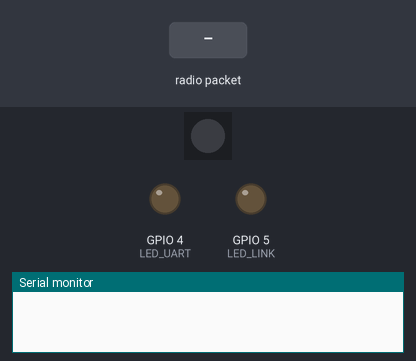
A sketch run on a simulated ESP32-S3. Parts: 1 RGB LEDs in strip order, left to right, output pins drawn as LEDs (lit = HIGH), the last lines printed to the serial monitor. Dashed ring = blinking. The test bench sets the inputs (shaded band). Dim RGB values are drawn brighter than linear; the modem accepts every AT command (registered, SIM ready, sends succeed) and sends nothing else.

Above: at 0.0 s.
At 3.1 s:
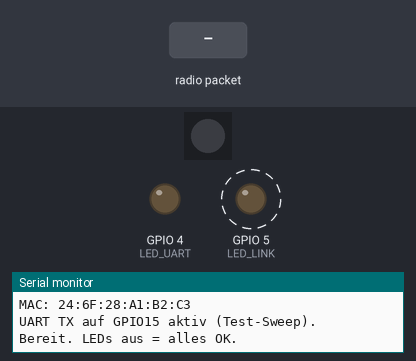
3.2 s: radio packet "1" arrives
At 3.9 s:
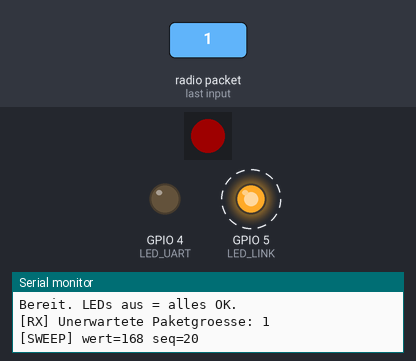
Timing chart, 0 to 12.2 s (numbered marks = the images above; inputs shaded):
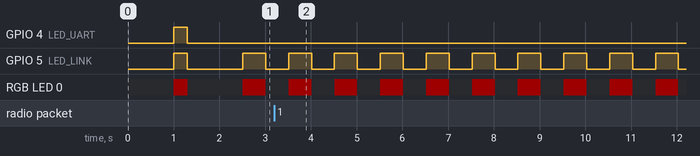

The sketch:

esp32_receiver.ino
```cpp
#include <WiFi.h>
#include <esp_now.h>
#include <esp_wifi.h>
#include <Adafruit_NeoPixel.h>

#include "uart_frame.h"
#include "test_sweep.h"

// Receiver: IMU-Pakete empfangen und validieren
// Prueft: Protokollversion, Pruefsumme, Frame-Frische
//
// LED-Debugging (invertiert: aus = OK, blinken = Problem):
//   GPIO4  Gruen  — blinkt wenn UART-Problem (spaeter)
//   GPIO5  Blau   — blinkt wenn ESP-NOW Timeout
//   GPIO48 RGB    — rot blinkend bei FAULT (Pruefsumme, Version)

#define PROTOKOLL_VERSION 4
#define ANZAHL_SENSOREN   3

#define LED_UART          4   // Gruen — UART-Problem
#define LED_LINK          5   // Blau  — ESP-NOW Timeout
#define RGB_PIN          48   // Interne RGB-LED
#define RGB_ANZAHL        1

#define EMPFANGS_TIMEOUT  2000  // ms ohne Paket = Verbindung verloren

// Flags-Bitfeld (ImuPaket v4)
#define FLAG_NOTAUS       (1 << 0)   // Bit 0: Notaus aktiv

Adafruit_NeoPixel rgb(RGB_ANZAHL, RGB_PIN, NEO_GRB + NEO_KHZ800);

typedef struct {
    float heading;
    float roll;
    float pitch;
} SensorDaten;

typedef struct {
    uint8_t sys;
    uint8_t gyro;
    uint8_t accel;
    uint8_t mag;
} KalibStatus;

typedef struct __attribute__((packed)) {
    uint32_t    zaehler;
    SensorDaten sensoren[ANZAHL_SENSOREN];
    KalibStatus kalib[ANZAHL_SENSOREN];
    float       flex_prozent;
    uint8_t     flags;               // Bitfeld: Bit 0 = Notaus
    uint8_t     protokoll_version;   // 4
    uint8_t     pruefsumme;
} ImuPaket;

static uint32_t letzter_zaehler = UINT32_MAX;
static unsigned long letzter_empfang_ms = 1;  // >0 damit Timeout ab Boot greift
static bool fehler_flag = false;
static bool notaus_empfangen = false;

uint8_t pruefsumme_berechnen(const ImuPaket* paket) {
    const uint8_t* bytes = (const uint8_t*)paket;
    uint8_t summe = 0;
    for (size_t i = 0; i < sizeof(ImuPaket) - 1; i++) {
        summe ^= bytes[i];
    }
    return summe;
}

void beiEmpfang(const esp_now_recv_info_t* empfangs_info, const uint8_t* daten, int laenge) {
    if (laenge != sizeof(ImuPaket)) {
        Serial.printf("[RX] Unerwartete Paketgroesse: %d\n", laenge);
        fehler_flag = true;
        return;
    }

    ImuPaket paket;
    memcpy(&paket, daten, sizeof(paket));

    if (paket.protokoll_version != PROTOKOLL_VERSION) {
        Serial.printf("[RX] Unbekannte Protokollversion: %d\n", paket.protokoll_version);
        fehler_flag = true;
        return;
    }

    if (paket.pruefsumme != pruefsumme_berechnen(&paket)) {
        Serial.printf("[RX] Pruefsumme ungueltig: #%lu\n", paket.zaehler);
        fehler_flag = true;
        return;
    }

    if (paket.zaehler <= letzter_zaehler && letzter_zaehler != UINT32_MAX) {
        Serial.printf("[RX] Veraltetes Frame verworfen: #%lu\n", paket.zaehler);
        return;
    }
    letzter_zaehler = paket.zaehler;
    letzter_empfang_ms = millis();
    fehler_flag = false;

    // Notaus-Flag auswerten
    bool neuer_notaus = (paket.flags & FLAG_NOTAUS) != 0;
    if (neuer_notaus != notaus_empfangen) {
        notaus_empfangen = neuer_notaus;
        if (notaus_empfangen) {
            Serial.println("[NOTAUS] *** NOTAUS vom Controller empfangen — Bewegung gesperrt ***");
        } else {
            Serial.println("[NOTAUS] Controller-Notaus aufgehoben — Betrieb freigegeben");
        }
    }

    Serial.printf("#%lu", paket.zaehler);
    if (notaus_empfangen) Serial.print(" [NOTAUS]");
    Serial.println();
    for (uint8_t i = 0; i < ANZAHL_SENSOREN; i++) {
        Serial.printf("  S%d | H:%6.1f  R:%6.1f  P:%6.1f  [S%d G%d A%d M%d]\n", i,
            paket.sensoren[i].heading,
            paket.sensoren[i].roll,
            paket.sensoren[i].pitch,
            paket.kalib[i].sys, paket.kalib[i].gyro,
            paket.kalib[i].accel, paket.kalib[i].mag);
    }
    Serial.printf("  Flex: %5.1f%%\n", paket.flex_prozent);
}

void leds_init() {
    pinMode(LED_LINK, OUTPUT);
    pinMode(LED_UART, OUTPUT);
    digitalWrite(LED_LINK, LOW);
    digitalWrite(LED_UART, LOW);

    rgb.begin();
    rgb.setBrightness(30);
    rgb.clear();
    rgb.show();

    // Starttest: alle LEDs kurz an
    digitalWrite(LED_LINK, HIGH);
    digitalWrite(LED_UART, HIGH);
    rgb.setPixelColor(0, rgb.Color(255, 0, 0));
    rgb.show();
    delay(300);
    digitalWrite(LED_LINK, LOW);
    digitalWrite(LED_UART, LOW);
    rgb.clear();
    rgb.show();
}

void setup() {
    Serial.begin(115200);
    delay(1000);

    leds_init();

    WiFi.mode(WIFI_STA);
    WiFi.disconnect();
    // Kanal 1 = Router-Kanal, muss gleich sein wie Controller und Bridge
    esp_wifi_set_channel(1, WIFI_SECOND_CHAN_NONE);

    Serial.println("=== Receiver: IMU-Daten (Kanal 1) ===");
    Serial.printf("MAC: %s\n", WiFi.macAddress().c_str());

    if (esp_now_init() != ESP_OK) {
        Serial.println("FEHLER: ESP-NOW init");
        return;
    }

    esp_now_register_recv_cb(beiEmpfang);

    // UART-Ausgabe an Arduino (GPIO15 TX)
    uart_frame_init();
    Serial.println("UART TX auf GPIO15 aktiv (Test-Sweep).");
    Serial.println("Bereit. LEDs aus = alles OK.");
}

void loop() {
    unsigned long jetzt = millis();
    bool blink = (jetzt / 500) % 2;  // 1Hz Blinktakt

    // ESP-NOW Timeout: Blau blinkt
    bool espnow_timeout = (letzter_empfang_ms > 0 && (jetzt - letzter_empfang_ms) > EMPFANGS_TIMEOUT);
    // Zaehler-Reset bei Timeout: Controller-Neustart akzeptieren
    if (espnow_timeout) letzter_zaehler = UINT32_MAX;
    digitalWrite(LED_LINK, (espnow_timeout && blink) ? HIGH : LOW);

    // FAULT/NOTAUS: RGB-Anzeige
    // Notaus = orange blinkend (hoechste Prio), Fehler = rot blinkend, OK = aus
    if (notaus_empfangen) {
        rgb.setPixelColor(0, blink ? rgb.Color(255, 80, 0) : rgb.Color(0, 0, 0));
    } else if (fehler_flag || espnow_timeout) {
        rgb.setPixelColor(0, blink ? rgb.Color(255, 0, 0) : rgb.Color(0, 0, 0));
    } else {
        rgb.clear();
    }
    rgb.show();

    // UART Test-Sweep an Arduino senden
    test_sweep_update();

    delay(100);
}
```

test_sweep.h
```cpp
#ifndef TEST_SWEEP_H
#define TEST_SWEEP_H

// =============================================================================
// Test-Sweep-Generator — UART-Kettentest ESP32 Receiver → Arduino
// =============================================================================
//
// Erzeugt ein Pendel-Signal das ueber uart_frame_senden() an den Arduino gesendet
// wird. Dient ausschliesslich zum Testen der UART-Kette — unabhaengig von ESP-NOW
// und IMU-Daten.
//
// Aktuell bewegen sich: Gripper + Handgelenk (synchron).
// Alle anderen Achsen stehen auf SWEEP_NEUTRAL (Mittelposition).
//
// Um weitere Achsen zu testen, den entsprechenden SWEEP_NEUTRAL im
// uart_frame_senden()-Aufruf durch 'wert' ersetzen.
// Argumente-Reihenfolge: Basis, Schulter, Ellbogen, Handgelenk, Greifer.
//
// Siehe: firmware/SERVO_UART_DESIGNENTSCHEIDUNGEN.md (Abschnitte 5, 6)
// =============================================================================

#include "uart_frame.h"

// Mittelposition im 0-255 Byte-Raum.
// WICHTIG: Mappt auf die Servo-Mittelwerte (MIN+MAX)/2 im Arduino-Sketch.
// Wenn dieser Wert geaendert wird, muessen die Startwerte im Arduino-Sketch
// (ziel[] Array und neutral_setzen()) ebenfalls angepasst werden!
// Siehe: firmware/SERVO_UART_DESIGNENTSCHEIDUNGEN.md Abschnitt 5
#define SWEEP_NEUTRAL    128

// Voller Bereich: 128 ± 127 = Werte von 1 bis 255.
// Fuer kleinere Testbewegungen reduzieren (z.B. 13 fuer ~5% Bereich).
// ACHTUNG bei Amplitude > 127: sweep_offset muss int16_t sein (nicht int8_t)!
// Siehe: firmware/SERVO_UART_DESIGNENTSCHEIDUNGEN.md Abschnitt 6 (int8_t Bug)
#define SWEEP_AMPLITUDE  127

// 20 Hz Frame-Rate. Muss hoch genug sein damit der Arduino bei seinem
// 60% Listen-Duty-Cycle (150ms von 250ms Zyklus) genuegend Frames empfaengt.
// Bei zu niedriger Rate: ruckelige Bewegung weil Frames verpasst werden.
#define SWEEP_INTERVALL  50

// Winkel-Inkrement pro Frame. Hoeher = schnellere Bewegung.
// Bei Schritt 2 und 20 Hz: voller Sweep in ~6.3 Sekunden (127/2 * 50ms * 2).
#define SWEEP_SCHRITT    2

// MUSS int16_t sein — NICHT int8_t!
// int8_t kann nur -128..127 halten. Bei Amplitude 127 + Schritt 2 tritt
// Overflow auf (126+2=128 → -128 als int8_t), was zu einem schlagartigen
// Sprung der Servo-Position fuehrt.
// Siehe: firmware/SERVO_UART_DESIGNENTSCHEIDUNGEN.md Abschnitt 6
static int16_t sweep_offset = 0;
static int16_t sweep_richtung = 1;
static unsigned long sweep_letztes_ms = 0;

static void test_sweep_update() {
    unsigned long jetzt = millis();
    if (jetzt - sweep_letztes_ms < SWEEP_INTERVALL) return;
    sweep_letztes_ms = jetzt;

    // Offset erhoehen/verringern und an den Grenzen die Richtung umkehren
    sweep_offset += sweep_richtung * SWEEP_SCHRITT;
    if (sweep_offset >= SWEEP_AMPLITUDE) sweep_richtung = -1;
    if (sweep_offset <= -SWEEP_AMPLITUDE) sweep_richtung = 1;

    // Aktueller Wert: Neutral + Offset (ergibt 1..255 bei vollem Bereich)
    uint8_t wert = SWEEP_NEUTRAL + sweep_offset;

    // Frame senden: Gripper + Handgelenk bewegen sich, Rest auf Neutral.
    // Argumente: flags, basis, schulter, ellbogen, handgelenk, greifer
    // Um eine andere Achse zu testen: SWEEP_NEUTRAL durch 'wert' ersetzen.
    uart_frame_senden(FRAME_FLAG_VALID, SWEEP_NEUTRAL, SWEEP_NEUTRAL, SWEEP_NEUTRAL, wert, wert);

    // Debug-Ausgabe alle 20 Frames (~1x pro Sekunde bei 20Hz)
    if (uart_sequenz % 20 == 0) {
        Serial.printf("[SWEEP] wert=%d seq=%d\n", wert, uart_sequenz);
    }
}

#endif
```

uart_frame.h
```cpp
#ifndef UART_FRAME_H
#define UART_FRAME_H

// =============================================================================
// UART Frame V1 — Abstraktionsschicht fuer ESP32 Receiver → Arduino
// =============================================================================
//
// Sendet 11-Byte Binaer-Frames ueber Serial1 (Hardware-UART) an den Arduino.
// Der Arduino empfaengt diese via SoftwareSerial auf D2.
//
// Vollstaendige Protokoll-Spezifikation: firmware/UART_FRAME_V1.md
// Hardware/Timing-Entscheidungen: firmware/SERVO_UART_DESIGNENTSCHEIDUNGEN.md
//
// FRAME-STRUKTUR (11 Bytes):
//   [0xA5][0x5A][Version][Sequenz][Flags][Basis][Schulter][Ellbogen][Wrist][Gripper][CRC8]
//
// Die Struct-Definition hier MUSS identisch sein mit der in arduino_arm.ino!
// =============================================================================

#include <Arduino.h>

#define UART_FRAME_START_A   0xA5  // Magic Byte 1 — Frame-Synchronisation
#define UART_FRAME_START_B   0x5A  // Magic Byte 2

#define UART_FRAME_VERSION   1     // Protokollversion — Arduino ignoriert andere Versionen

// UART1 TX Pin: GPIO15
// WARUM GPIO15: GPIO43/44 (Standard-UART) verursachen Boot-Loop bei usb_mode=1
// auf dem Custom ESP32-S3 Board (robotic_arm_s3n16r8). GPIO15 ist laut
// SCHEMATIC_CURRENT.md als UART TX zum Arduino vorgesehen und funktioniert.
// Siehe: firmware/SERVO_UART_DESIGNENTSCHEIDUNGEN.md Abschnitt 1
// NICHT AENDERN ohne Hardware-Test!
#define UART_TX_PIN          15

// Baudrate: 9600 — SoftwareSerial auf ATmega328P ist bei hoeheren Raten unzuverlaessig.
// MUSS identisch sein mit espSerial.begin() im Arduino-Sketch!
#define UART_BAUD            9600

// Flags — bestimmen wie der Arduino die Achsenwerte interpretiert
#define FRAME_FLAG_VALID     (1 << 0)  // Daten gueltig, Achsenwerte anwenden
#define FRAME_FLAG_NEUTRAL   (1 << 1)  // Alle Achsen auf Neutralposition
#define FRAME_FLAG_DEGRADED  (1 << 2)  // Sensordaten teilweise unzuverlaessig (Info)
#define FRAME_FLAG_ESTOP     (1 << 3)  // Notaus — sofort auf Neutral

typedef struct __attribute__((packed)) {
    uint8_t start_a;            // 0xA5
    uint8_t start_b;            // 0x5A
    uint8_t protokoll_version;  // UART_FRAME_VERSION
    uint8_t sequenz;            // Auto-Inkrement (uint8_t, Ueberlauf OK)
    uint8_t flags;              // Kombination der FRAME_FLAG_* Bits
    uint8_t basis_soll;         // 0-255, Arduino mappt auf BASE_MIN..BASE_MAX
    uint8_t schulter_soll;      // 0-255, Arduino mappt auf SHOULDER_MIN..SHOULDER_MAX
    uint8_t ellbogen_soll;      // 0-255, Arduino mappt auf ELBOW_MIN..ELBOW_MAX
    uint8_t handgelenk_soll;    // 0-255, Arduino mappt auf WRIST_MIN..WRIST_MAX
    uint8_t greifer_soll;       // 0-255, Arduino mappt auf GRIPPER_MIN..GRIPPER_MAX
    uint8_t crc8;               // XOR ueber Bytes 0-9 (alles ausser CRC)
} UartFrameV1;

// Sequenznummer — wird bei jedem gesendeten Frame automatisch erhoeht.
// uint8_t: Ueberlauf von 255 auf 0 ist gewollt und unproblematisch.
static uint8_t uart_sequenz = 0;

// CRC8 berechnen: XOR ueber alle Bytes der Struct ausser dem letzten (CRC selbst).
// Identische Implementierung muss im Arduino-Sketch existieren!
static uint8_t uart_crc_berechnen(const UartFrameV1* frame) {
    const uint8_t* bytes = (const uint8_t*)frame;
    uint8_t summe = 0;
    for (size_t i = 0; i < sizeof(UartFrameV1) - 1; i++) {
        summe ^= bytes[i];
    }
    return summe;
}

// UART initialisieren — nur TX, kein RX (Einweg-Kommunikation zum Arduino).
// Wird einmal in setup() aufgerufen.
static void uart_frame_init() {
    Serial1.begin(UART_BAUD, SERIAL_8N1, -1, UART_TX_PIN);  // RX=-1 (nicht benutzt)
}

// Frame zusammenbauen und senden.
// Parameter sind Roh-Byte-Werte (0-255) — das Mapping auf Servo-Winkel
// macht der Arduino (map(wert, 0, 255, MIN, MAX)).
// Argumente-Reihenfolge: basis, schulter, ellbogen, handgelenk, greifer
static void uart_frame_senden(uint8_t flags, uint8_t basis, uint8_t schulter,
                               uint8_t ellbogen, uint8_t handgelenk, uint8_t greifer) {
    UartFrameV1 frame;
    frame.start_a = UART_FRAME_START_A;
    frame.start_b = UART_FRAME_START_B;
    frame.protokoll_version = UART_FRAME_VERSION;
    frame.sequenz = uart_sequenz++;
    frame.flags = flags;
    frame.basis_soll = basis;
    frame.schulter_soll = schulter;
    frame.ellbogen_soll = ellbogen;
    frame.handgelenk_soll = handgelenk;
    frame.greifer_soll = greifer;
    frame.crc8 = uart_crc_berechnen(&frame);

    Serial1.write((const uint8_t*)&frame, sizeof(frame));
}

#endif
```

Measured:
- by itself, GPIO 5 (LED_LINK): alternates HIGH for 0.50 s and LOW for 0.50 s
